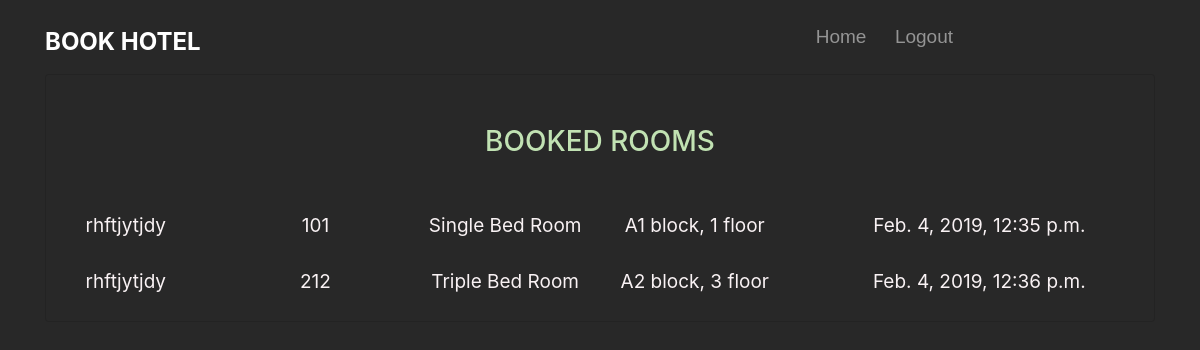
The page /booked_rooms on the database its author committed.
### RoomService/models.py (models this page shows, shortened)
class Room(models.Model):
    block_floor = models.ForeignKey(BlockFloor, on_delete=models.PROTECT)
    room_number = models.PositiveIntegerField(blank=False)
    room_type_price = models.ForeignKey(RoomType, on_delete=models.PROTECT)
    booked_customer = models.ForeignKey(Customers, on_delete=models.PROTECT, null=True, blank=True)
    booked_time = models.DateTimeField(default=None, null=True, blank=True)
    booked_days = models.IntegerField(default=0, null=True, blank=True)
    deadline = models.DateTimeField(default=None,null=True, blank=True)

class RoomType(models.Model):
    type = models.CharField(max_length=30, unique=True)
    room_price = models.IntegerField()
    def __str__(self):
        return self.type

class BlockFloor(models.Model):
    block = models.CharField(max_length=2, blank=False)
    floor = models.ForeignKey(Floor, on_delete=models.PROTECT)
    def __str__(self):
        return self.block + ' block, ' + str(self.floor.floor) + ' floor'

class Floor(models.Model):
    floor = models.PositiveIntegerField(blank=False, unique=True)

### customers/models.py (models this page shows)
class Customers(models.Model):
    customer_name = models.CharField(max_length=200, null=False, unique=True)
    customer_dob = models.DateField()
    customer_aadhaar = models.PositiveIntegerField(blank=False, unique=True)
    address = models.ForeignKey(Address, on_delete=models.CASCADE)
    contact_details = models.OneToOneField(ContactDetails, on_delete=models.CASCADE)
    customer_image = models.ImageField(upload_to='Profile Images/', null=True)
    gender = models.CharField(max_length=10)
    def __str__(self):
        return self.customer_name

### RoomManagement/views.py (the view)
# urls.py: path('booked_rooms',booked_room, name='booked_rooms'),
def booked_room(request):
    booked_rooms = []
    for room in Room.objects.all():
        if room.booked_customer != None:
            booked_rooms.append(room)
    return render(request, 'room_management/booked_rooms.html',{'rooms':booked_rooms})

### templates/room_management/booked_rooms.html (shortened to what this page needs)
<!DOCTYPE html>
{% load staticfiles %}
<html lang="en">
<head>
    <link rel="stylesheet" href="https://stackpath.bootstrapcdn.com/bootstrap/4.2.1/css/bootstrap.min.css">
    <link rel="stylesheet" href="https://use.fontawesome.com/releases/v5.6.3/css/all.css">
    <link rel="stylesheet" href="{% static 'booked_rooms/css/style.css' %}">
</head>
<body>
<nav class="colorlib-nav">
    <div class="top-menu">
        <div class="col-md-2 text-center">
            <div id="colorlib-logo"><a href="{% url 'room_management:landing-page' %}">BOOK HOTEL</a></div>
        </div>
        <div class="col-md-10 text-right">
            <ul>
                <li class="active"><a href="{% url 'room_management:landing-page' %}">Home</a></li>
                <li class="btn-cta"><a href="{% url 'room_management:logout' %}">Logout</a></li>
            </ul>
        </div>
    </div>
</nav>
<div class="container details">
    <div class="card" style="background-color: #282828; text-align: center" >
    <h3 style="text-align: center;color:#c1e2b3;margin-bottom: 50px;margin-top: 50px;">BOOKED ROOMS</h3>
    {% for room in rooms %}
        <div class="row" style="margin-bottom: 2%">
            <div class="col-md-2">
                {{ room.booked_customer }}
            </div>
            <div class="col-md-2">
                {{ room.room_number }}
            </div>
            <div class="col-md-2">
                {{ room.room_type_price }}
            </div>
            <div class="col-md-2">
                {{ room.block_floor }}
            </div>
            <div class="col-md-4">
                {{ room.deadline }}
            </div>
        </div>
        {% endfor %}
    </div>
</div>
</body>
</html>

### static/booked_rooms/css/style.css (style rules this page uses)
body { line-height: 1.8; color: #222; font-weight: 400; background: #282828; }
.details { color:#f9f2f4; font-size: 19px; }
.colorlib-nav { margin: 0 auto; width: 100%; background: none; }
.colorlib-nav .top-menu { padding: 20px 30px; }
.colorlib-nav #colorlib-logo { font-size: 24px; margin: 0; padding: 0; float: left; text-transform: uppercase; font-weight: 700; }
.colorlib-nav #colorlib-logo a { position: relative; color: #fff; }
.colorlib-nav ul { padding: 0; margin: 0; }
.colorlib-nav ul li { padding: 8px 0; margin: 0; list-style: none; display: inline; font-weight: 400; font-family: "Poppins", Arial, sans-serif; }
.colorlib-nav ul li a { position: relative; font-size: 19px; padding: 20px 12px; color: rgba(255, 255, 255, 0.5); -webkit-transition: 0.5s; -o-transition: 0.5s; transition: 0.5s; }
.colorlib-nav a { text-decoration: none; }

### rows shown on the page
Room: booked_customer "rhftjytjdy", room_number "101", room_type_price "Single Bed Room", block_floor "A1 block, 1 floor", deadline "Feb. 4, 2019, 12:35 p.m."
Room: booked_customer "rhftjytjdy", room_number "212", room_type_price "Triple Bed Room", block_floor "A2 block, 3 floor", deadline "Feb. 4, 2019, 12:36 p.m."
